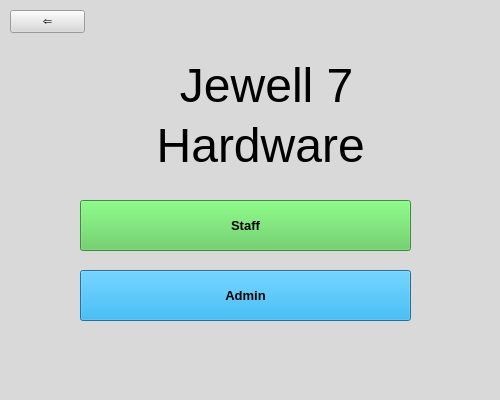
<?xml version="1.0" encoding="UTF-8"?>
<ui version="4.0">
 <class>Registration</class>
 <widget class="QDialog" name="Registration">
  <property name="geometry">
   <rect>
    <x>0</x>
    <y>0</y>
    <width>500</width>
    <height>400</height>
   </rect>
  </property>
  <property name="windowTitle">
   <string>Dialog</string>
  </property>
  <property name="styleSheet">
   <string notr="true">background-color:#D9D9D9;</string>
  </property>
  <widget class="QLabel" name="label3">
   <property name="geometry">
    <rect>
     <x>130</x>
     <y>110</y>
     <width>241</width>
     <height>71</height>
    </rect>
   </property>
   <property name="font">
    <font>
     <family>Segoe UI</family>
     <pointsize>36</pointsize>
    </font>
   </property>
   <property name="text">
    <string>  Hardware</string>
   </property>
  </widget>
  <widget class="QLabel" name="label2">
   <property name="geometry">
    <rect>
     <x>140</x>
     <y>50</y>
     <width>241</width>
     <height>71</height>
    </rect>
   </property>
   <property name="font">
    <font>
     <family>Segoe UI</family>
     <pointsize>36</pointsize>
    </font>
   </property>
   <property name="text">
    <string>   Jewell 7 </string>
   </property>
  </widget>
  <widget class="QPushButton" name="LoginBtn">
   <property name="geometry">
    <rect>
     <x>80</x>
     <y>200</y>
     <width>331</width>
     <height>51</height>
    </rect>
   </property>
   <property name="font">
    <font>
     <family>Segoe UI</family>
     <pointsize>10</pointsize>
     <weight>75</weight>
     <bold>true</bold>
    </font>
   </property>
   <property name="styleSheet">
    <string notr="true">background-color:#53C851;</string>
   </property>
   <property name="text">
    <string>Staff</string>
   </property>
   <property name="default">
    <bool>true</bool>
   </property>
   <property name="flat">
    <bool>false</bool>
   </property>
  </widget>
  <widget class="QPushButton" name="registerbtn">
   <property name="geometry">
    <rect>
     <x>80</x>
     <y>270</y>
     <width>331</width>
     <height>51</height>
    </rect>
   </property>
   <property name="font">
    <font>
     <family>Segoe UI</family>
     <pointsize>10</pointsize>
     <weight>75</weight>
     <bold>true</bold>
    </font>
   </property>
   <property name="styleSheet">
    <string notr="true">background-color:#03b1fc;</string>
   </property>
   <property name="text">
    <string>Admin</string>
   </property>
   <property name="default">
    <bool>true</bool>
   </property>
   <property name="flat">
    <bool>false</bool>
   </property>
  </widget>
  <widget class="QPushButton" name="pushButton">
   <property name="geometry">
    <rect>
     <x>10</x>
     <y>10</y>
     <width>75</width>
     <height>23</height>
    </rect>
   </property>
   <property name="styleSheet">
    <string notr="true">background-color:#D9D9D9;</string>
   </property>
   <property name="text">
    <string>⇐</string>
   </property>
  </widget>
 </widget>
 <resources/>
 <connections/>
</ui>
